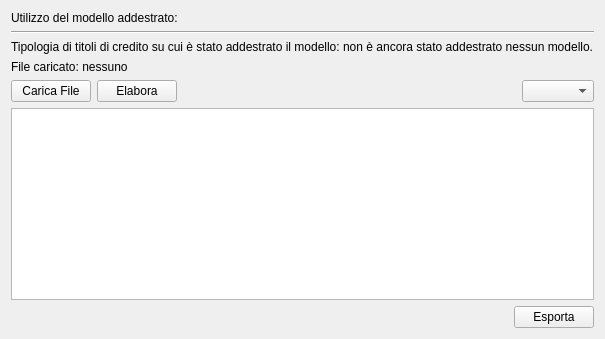
      <widget class="QWidget" name="Utilizza">
       <attribute name="title">
        <string>Utilizza</string>
       </attribute>
       <layout class="QVBoxLayout" name="verticalLayout_5">
        <item>
         <widget class="QLabel" name="label_22">
          <property name="text">
           <string>Utilizzo del modello addestrato:</string>
          </property>
         </widget>
        </item>
        <item>
         <widget class="Line" name="line_6">
          <property name="orientation">
           <enum>Qt::Horizontal</enum>
          </property>
         </widget>
        </item>
        <item>
         <layout class="QVBoxLayout" name="verticalLayout_8">
          <item>
           <widget class="QLabel" name="use_type">
            <property name="text">
             <string>Tipologia di titoli di credito su cui è stato addestrato il modello: non è ancora stato addestrato nessun modello.</string>
            </property>
           </widget>
          </item>
          <item>
           <widget class="QLabel" name="use_filename">
            <property name="text">
             <string>File caricato: nessuno</string>
            </property>
           </widget>
          </item>
         </layout>
        </item>
        <item>
         <layout class="QHBoxLayout" name="horizontalLayout_8">
          <item>
           <widget class="QPushButton" name="use_loadfile">
            <property name="text">
             <string>Carica File</string>
            </property>
           </widget>
          </item>
          <item>
           <widget class="QPushButton" name="use_apply">
            <property name="text">
             <string>Elabora</string>
            </property>
           </widget>
          </item>
          <item>
           <spacer name="horizontalSpacer_7">
            <property name="orientation">
             <enum>Qt::Horizontal</enum>
            </property>
            <property name="sizeHint" stdset="0">
             <size>
              <width>40</width>
              <height>20</height>
             </size>
            </property>
           </spacer>
          </item>
          <item>
           <widget class="QComboBox" name="comboBox_2"/>
          </item>
         </layout>
        </item>
        <item>
         <widget class="QTableView" name="table_use"/>
        </item>
        <item>
         <layout class="QHBoxLayout" name="horizontalLayout_4">
          <item>
           <spacer name="horizontalSpacer_4">
            <property name="orientation">
             <enum>Qt::Horizontal</enum>
            </property>
            <property name="sizeHint" stdset="0">
             <size>
              <width>40</width>
              <height>20</height>
             </size>
            </property>
           </spacer>
          </item>
          <item>
           <widget class="QPushButton" name="use_export">
            <property name="text">
             <string>Esporta</string>
            </property>
           </widget>
          </item>
         </layout>
        </item>
       </layout>
      </widget>
